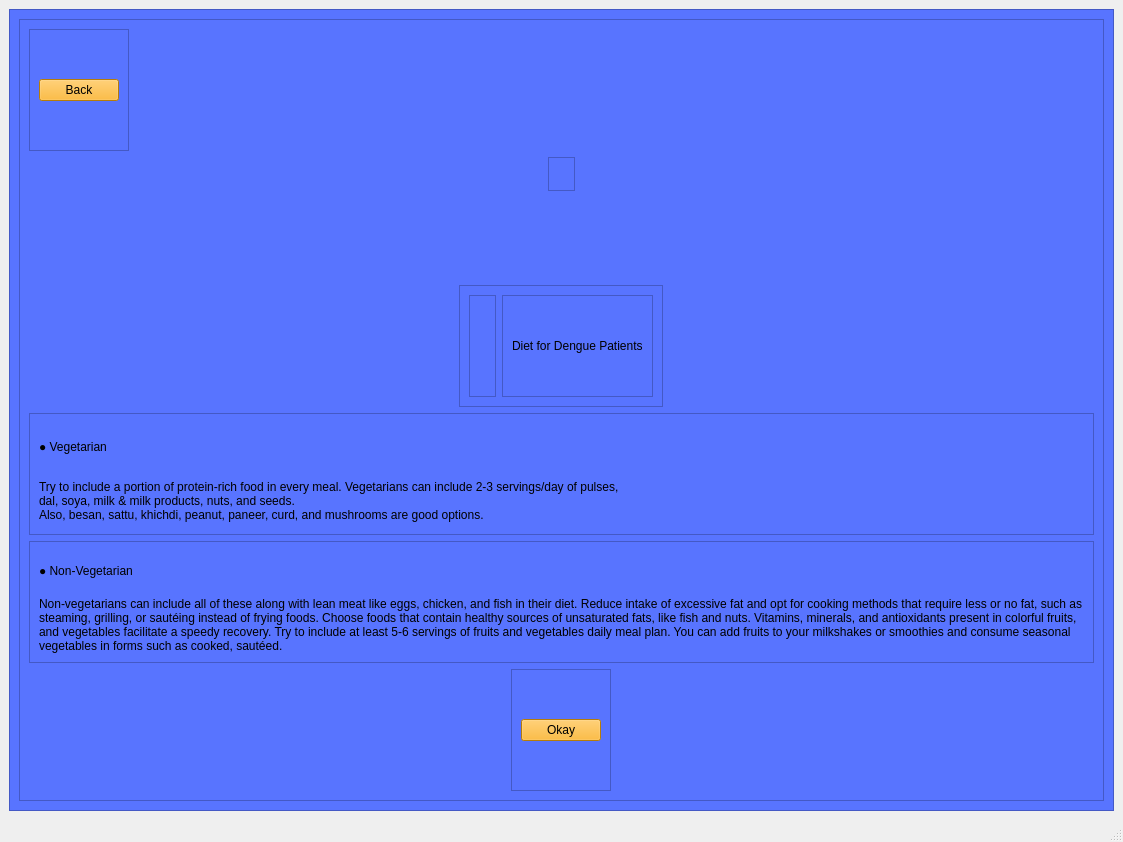
<?xml version="1.0" encoding="UTF-8"?>
<ui version="4.0">
 <class>covid</class>
 <widget class="QMainWindow" name="covid">
  <property name="geometry">
   <rect>
    <x>0</x>
    <y>0</y>
    <width>1123</width>
    <height>842</height>
   </rect>
  </property>
  <property name="windowTitle">
   <string>MainWindow</string>
  </property>
  <widget class="QWidget" name="centralwidget">
   <layout class="QGridLayout" name="gridLayout">
    <item row="1" column="0">
     <widget class="QScrollArea" name="scrollArea">
      <property name="styleSheet">
       <string notr="true">background-color: rgb(88, 116, 255);
/*background-color: rgb(255, 255, 222);*/</string>
      </property>
      <property name="widgetResizable">
       <bool>true</bool>
      </property>
      <widget class="QWidget" name="scrollAreaWidgetContents">
       <property name="geometry">
        <rect>
         <x>0</x>
         <y>0</y>
         <width>1086</width>
         <height>818</height>
        </rect>
       </property>
       <layout class="QHBoxLayout" name="horizontalLayout">
        <item>
         <widget class="QFrame" name="frame">
          <property name="maximumSize">
           <size>
            <width>16777215</width>
            <height>800</height>
           </size>
          </property>
          <property name="frameShape">
           <enum>QFrame::StyledPanel</enum>
          </property>
          <property name="frameShadow">
           <enum>QFrame::Raised</enum>
          </property>
          <layout class="QVBoxLayout" name="verticalLayout">
           <item alignment="Qt::AlignLeft">
            <widget class="QFrame" name="frame_8">
             <property name="frameShape">
              <enum>QFrame::StyledPanel</enum>
             </property>
             <property name="frameShadow">
              <enum>QFrame::Raised</enum>
             </property>
             <layout class="QVBoxLayout" name="verticalLayout_7">
              <item>
               <widget class="QPushButton" name="cbback">
                <property name="styleSheet">
                 <string notr="true">border-radius: 0.5em;
background-color: rgb(255, 174, 13);
padding-top: 0.30em;
padding-bottom: 0.30em;
padding-left: 0.85em;
padding-right: 0.85em;
font: 500 11pt &quot;Poppins&quot;;</string>
                </property>
                <property name="text">
                 <string>Back</string>
                </property>
               </widget>
              </item>
             </layout>
            </widget>
           </item>
           <item alignment="Qt::AlignHCenter|Qt::AlignTop">
            <widget class="QFrame" name="frame_6">
             <property name="frameShape">
              <enum>QFrame::StyledPanel</enum>
             </property>
             <property name="frameShadow">
              <enum>QFrame::Raised</enum>
             </property>
             <layout class="QVBoxLayout" name="verticalLayout_5">
              <item>
               <widget class="QLabel" name="label_4">
                <property name="text">
                 <string/>
                </property>
                <property name="pixmap">
                 <pixmap>../images/PoCoH.png</pixmap>
                </property>
               </widget>
              </item>
             </layout>
            </widget>
           </item>
           <item alignment="Qt::AlignHCenter">
            <widget class="QFrame" name="frame_2">
             <property name="maximumSize">
              <size>
               <width>1000</width>
               <height>16777215</height>
              </size>
             </property>
             <property name="frameShape">
              <enum>QFrame::StyledPanel</enum>
             </property>
             <property name="frameShadow">
              <enum>QFrame::Raised</enum>
             </property>
             <layout class="QHBoxLayout" name="horizontalLayout_2">
              <item>
               <widget class="QFrame" name="frame_4">
                <property name="maximumSize">
                 <size>
                  <width>1000</width>
                  <height>1000</height>
                 </size>
                </property>
                <property name="frameShape">
                 <enum>QFrame::StyledPanel</enum>
                </property>
                <property name="frameShadow">
                 <enum>QFrame::Raised</enum>
                </property>
                <layout class="QVBoxLayout" name="verticalLayout_3">
                 <item alignment="Qt::AlignTop">
                  <widget class="QLabel" name="label">
                   <property name="maximumSize">
                    <size>
                     <width>200</width>
                     <height>16777215</height>
                    </size>
                   </property>
                   <property name="text">
                    <string/>
                   </property>
                   <property name="pixmap">
                    <pixmap>../images/Diets/disease covid.jpg</pixmap>
                   </property>
                   <property name="scaledContents">
                    <bool>true</bool>
                   </property>
                  </widget>
                 </item>
                </layout>
               </widget>
              </item>
              <item>
               <widget class="QFrame" name="frame_5">
                <property name="frameShape">
                 <enum>QFrame::StyledPanel</enum>
                </property>
                <property name="frameShadow">
                 <enum>QFrame::Raised</enum>
                </property>
                <layout class="QVBoxLayout" name="verticalLayout_2">
                 <item>
                  <widget class="QLabel" name="label_2">
                   <property name="styleSheet">
                    <string notr="true">font: 700 18pt &quot;Poppins&quot;;</string>
                   </property>
                   <property name="text">
                    <string>Diet for Dengue Patients</string>
                   </property>
                  </widget>
                 </item>
                </layout>
               </widget>
              </item>
             </layout>
            </widget>
           </item>
           <item>
            <widget class="QFrame" name="frame_10">
             <property name="frameShape">
              <enum>QFrame::StyledPanel</enum>
             </property>
             <property name="frameShadow">
              <enum>QFrame::Raised</enum>
             </property>
             <layout class="QVBoxLayout" name="verticalLayout_9">
              <item>
               <widget class="QLabel" name="label_9">
                <property name="styleSheet">
                 <string notr="true">font: 500 12pt &quot;Poppins&quot;;</string>
                </property>
                <property name="text">
                 <string>● Vegetarian</string>
                </property>
               </widget>
              </item>
              <item>
               <widget class="QLabel" name="label_8">
                <property name="styleSheet">
                 <string notr="true">font: 400 12pt &quot;Poppins&quot;;</string>
                </property>
                <property name="text">
                 <string>Try to include a portion of protein-rich food in every meal. Vegetarians can include 2-3 servings/day of pulses,
dal, soya, milk &amp; milk products, nuts, and seeds.
Also, besan, sattu, khichdi, peanut, paneer, curd, and mushrooms are good options.</string>
                </property>
                <property name="wordWrap">
                 <bool>true</bool>
                </property>
               </widget>
              </item>
             </layout>
            </widget>
           </item>
           <item>
            <widget class="QFrame" name="frame_9">
             <property name="frameShape">
              <enum>QFrame::StyledPanel</enum>
             </property>
             <property name="frameShadow">
              <enum>QFrame::Raised</enum>
             </property>
             <layout class="QVBoxLayout" name="verticalLayout_8">
              <item>
               <widget class="QLabel" name="label_5">
                <property name="styleSheet">
                 <string notr="true">font: 500 12pt &quot;Poppins&quot;;</string>
                </property>
                <property name="text">
                 <string>● Non-Vegetarian</string>
                </property>
               </widget>
              </item>
              <item>
               <widget class="QLabel" name="label_6">
                <property name="styleSheet">
                 <string notr="true">font: 400 12pt &quot;Poppins&quot;;</string>
                </property>
                <property name="text">
                 <string>&lt;html&gt;&lt;head/&gt;&lt;body&gt;&lt;p&gt;Non-vegetarians can include all of these along with lean meat like eggs, chicken, and fish in their diet. Reduce intake of excessive fat and opt for cooking methods that require less or no fat, such as steaming, grilling, or sautéing instead of frying foods. Choose foods that contain healthy sources of unsaturated fats, like fish and nuts. Vitamins, minerals, and antioxidants present in colorful fruits, and vegetables facilitate a speedy recovery. Try to include at least 5-6 servings of fruits and vegetables daily meal plan. You can add fruits to your milkshakes or smoothies and consume seasonal vegetables in forms such as cooked, sautéed.&lt;/p&gt;&lt;/body&gt;&lt;/html&gt;</string>
                </property>
                <property name="wordWrap">
                 <bool>true</bool>
                </property>
               </widget>
              </item>
             </layout>
            </widget>
           </item>
           <item alignment="Qt::AlignHCenter">
            <widget class="QFrame" name="frame_7">
             <property name="frameShape">
              <enum>QFrame::StyledPanel</enum>
             </property>
             <property name="frameShadow">
              <enum>QFrame::Raised</enum>
             </property>
             <layout class="QVBoxLayout" name="verticalLayout_6">
              <item>
               <widget class="QPushButton" name="cbokay">
                <property name="styleSheet">
                 <string notr="true">border-radius: 0.5em;
background-color: rgb(255, 174, 13);
padding-top: 0.30em;
padding-bottom: 0.30em;
padding-left: 1.5em;
padding-right: 1.5em;
font: 500 12pt &quot;Poppins&quot;;</string>
                </property>
                <property name="text">
                 <string>Okay</string>
                </property>
               </widget>
              </item>
             </layout>
            </widget>
           </item>
          </layout>
         </widget>
        </item>
       </layout>
      </widget>
     </widget>
    </item>
   </layout>
  </widget>
  <widget class="QMenuBar" name="menubar">
   <property name="geometry">
    <rect>
     <x>0</x>
     <y>0</y>
     <width>1123</width>
     <height>22</height>
    </rect>
   </property>
  </widget>
  <widget class="QStatusBar" name="statusbar"/>
 </widget>
 <resources/>
 <connections/>
</ui>
